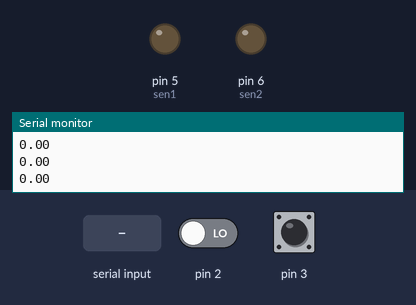
Bench run of a sketch on a simulated Arduino Uno, built with avr-gcc and run on an emulated ATmega328P. On the bench: output pins drawn as LEDs (lit = HIGH), the last lines printed to the serial monitor. The test bench sets the inputs (shaded band); at power-on: pin 2 LOW, pin 3 HIGH.

Above: at 1.2 s.
1.3 s: pin 2 driven HIGH
At 1.7 s:
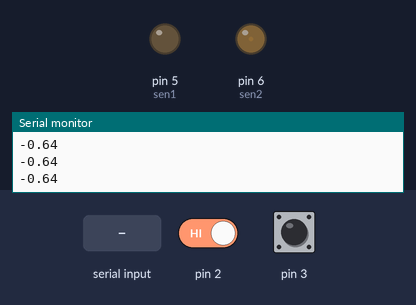
2.8 s: "90,45\n" received over Serial
At 4.0 s:
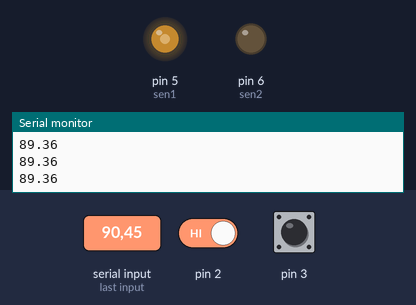
4.3 s: "5\n" received over Serial
At 5.2 s:
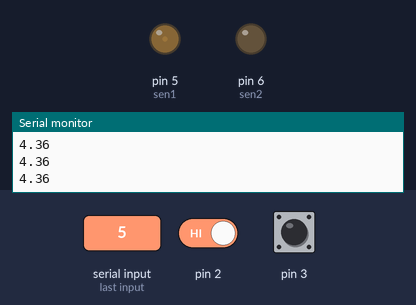
5.8 s: "90\n" received over Serial
At 6.2 s:
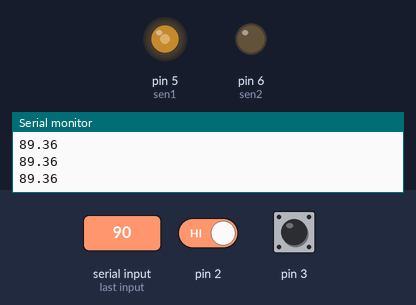
Timing chart, 0 to 8.3 s (numbered marks = the images above; inputs shaded):
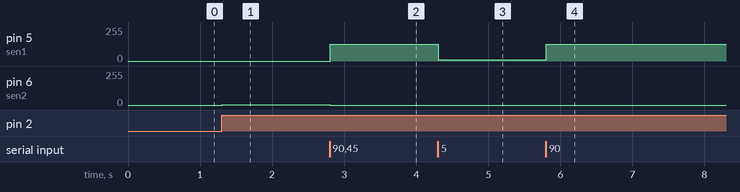

The sketch:

PID_control_posicion.ino
```cpp
int dt_us = 2000;             // muestreo en micro-segundos
float dt = dt_us*0.000001;    // muestro en segudos
unsigned long t1 = 0, t2 = 0; // Tiempos para intervalos
unsigned long k = 0;          // Contador de muestras

int Np = 0;                   // Número de pulsos
const float R = 0.642857;       // Resolución de salida
float th = 0, thp =0;         // Posición angular y valor pasado
float dth_d = 0, dth_f =0;    // derivada discreta y s. filtrada
float alpha = 0.05;            // Coeficiente de filtro

//float kp = 0.48222, kd = 0.20961, ki = 0.23562;
float kp = 0.12, kd = 0.001   , ki = 0.001; // P
//float kp = 0.23, kd = 0.0470, ki = 0; // PD
 //float kp = 0.23, kd = 0.023, ki = 0.1;   // PID
float e = 0, de = 0, inte = 0;
float u = 0, usat = 0;        // SEÑAL DE CONTROL
float PWM = 0;                  // SEÑAL PWM
float th_des = 0;             // CONSIGAN DEL CONTROL
// REVISAR CAUTELOSAMENTE EL SENTIDO DE GIRO
const int sen1 = 5;
const int sen2 = 6;

String consigna;
void setup() {
  // Comunicación Serial
  Serial.begin(9600);
  attachInterrupt(digitalPinToInterrupt(2), CH_A, RISING);
  attachInterrupt(digitalPinToInterrupt(3), CH_B, RISING);

  // Salidas de control PWM
  pinMode(sen1,OUTPUT);
  pinMode(sen2,OUTPUT);
}

void loop() {
  //Serial.print(Np);
  //Serial.print(", ");
  //Serial.print(th);
  //Serial.print(", ");
  Serial.println(e);
  // El código se debe escribir entre la toma de los tiempo
  t1 = micros();  //Muestra de tiempo 1
    // ****************************************
    // LEER CONSIGNA DE CONTROL
      if(Serial.available()> 0){
      consigna = Serial.readStringUntil('\n');
      th_des = consigna.toFloat();

      }

      th = -1*R*Np;            // Toma de muestra

      dth_d = (th-thp)/dt;  // Derivada discreta

      // Filtro de la velocidad
      dth_f = alpha*dth_d + (1-alpha)*dth_f;


      /* Calcular elemetos del control */
      ////////////////////////////////////
      e = th_des - th;             // ERROR
      de = - dth_f;                // DERIVADA DEL ERROR
      inte = inte + e*dt;          // INTEGRAL DEL ERROR
      // CONTROL PID
      u = kp*e + kd*de + ki*inte;  // VOLTAJE

      usat = constrain(u,-6,6); // SATURACION
      // PWM 0 a 255
      PWM = usat*21.25; // 255/6V = 42.5

             // MANDAR SEÑAL DE CONTROL COMO PWM
      if(PWM>0){
      analogWrite(sen1,PWM);
      analogWrite(sen2,0);
      }
      if(PWM<0){
      analogWrite(sen1,0);
      analogWrite(sen2,-1*PWM);
      }

      ////////////////////////////////////

      k=k+1;                // Número de muestra
      thp = th;             // Guardar valor de th

      // Imprimir los valores

      //Serial.print(',');
      //Serial.print(th);
      //Serial.print(',');
      //Serial.println(PWM);
    // ****************************************
  t2 = micros();  //Muestra de tiempo 2
  while((t2-t1)<dt_us){
    t2 = micros();
  }
  //Serial.println(t2-t1);
  //delay(50);
}

void CH_A(){
  if (digitalRead(3)==LOW)
  Np=Np+1;
  if (digitalRead(3)==HIGH)
  Np=Np-1;
}

void CH_B(){
  if (digitalRead(2)==HIGH)
  Np=Np+1;
  if (digitalRead(2)==LOW)
  Np=Np-1;
}
```

Measured:
- after the input at 1.3 s, pin 6 (sen2): 0/255 → 1/255 at once
- after the input at 2.8 s, pin 5 (sen1): 0/255 → 127/255 at once; pin 6 (sen2): 1/255 → 0/255 at once
- after the input at 4.3 s, pin 5 (sen1): 127/255 → 11/255 at once
- after the input at 5.8 s, pin 5 (sen1): 11/255 → 127/255 at once
